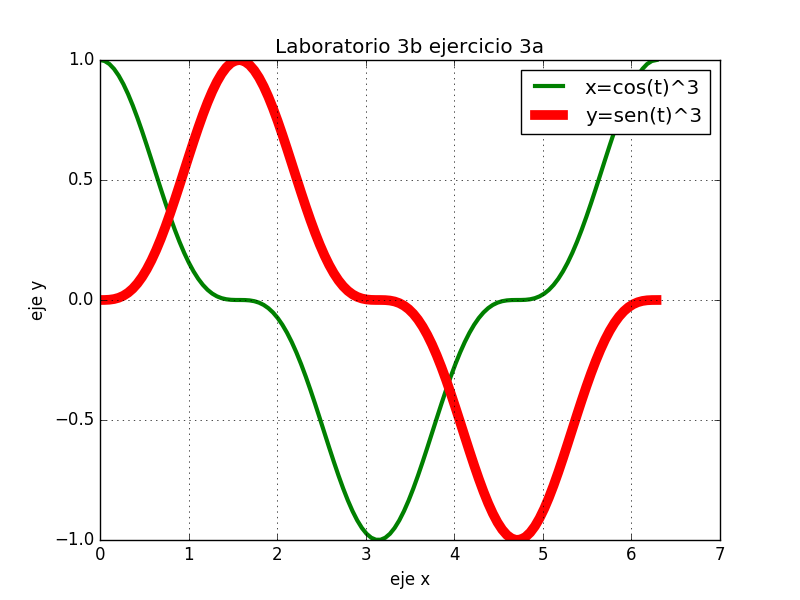

Recreate this plot in Python.
#Karla Ivonne Serrano Arevalo
#Ejerercicio 3.a
#Diciembre 2016

import matplotlib.pyplot as plt 
import numpy as np
import math

x=np.linspace(0,2*math.pi,120)
y=np.cos(x)**3
z=np.sin(x)**3
plt.plot(x,y,linewidth=3, color='g',label='x=cos(t)^3')
plt.plot(x,z,linewidth=7, color='r',label='y=sen(t)^3')
plt.legend()
plt.title('Laboratorio 3b ejercicio 3a')
plt.xlabel('eje x')
plt.ylabel('eje y')
plt.grid(True)
plt.show()
